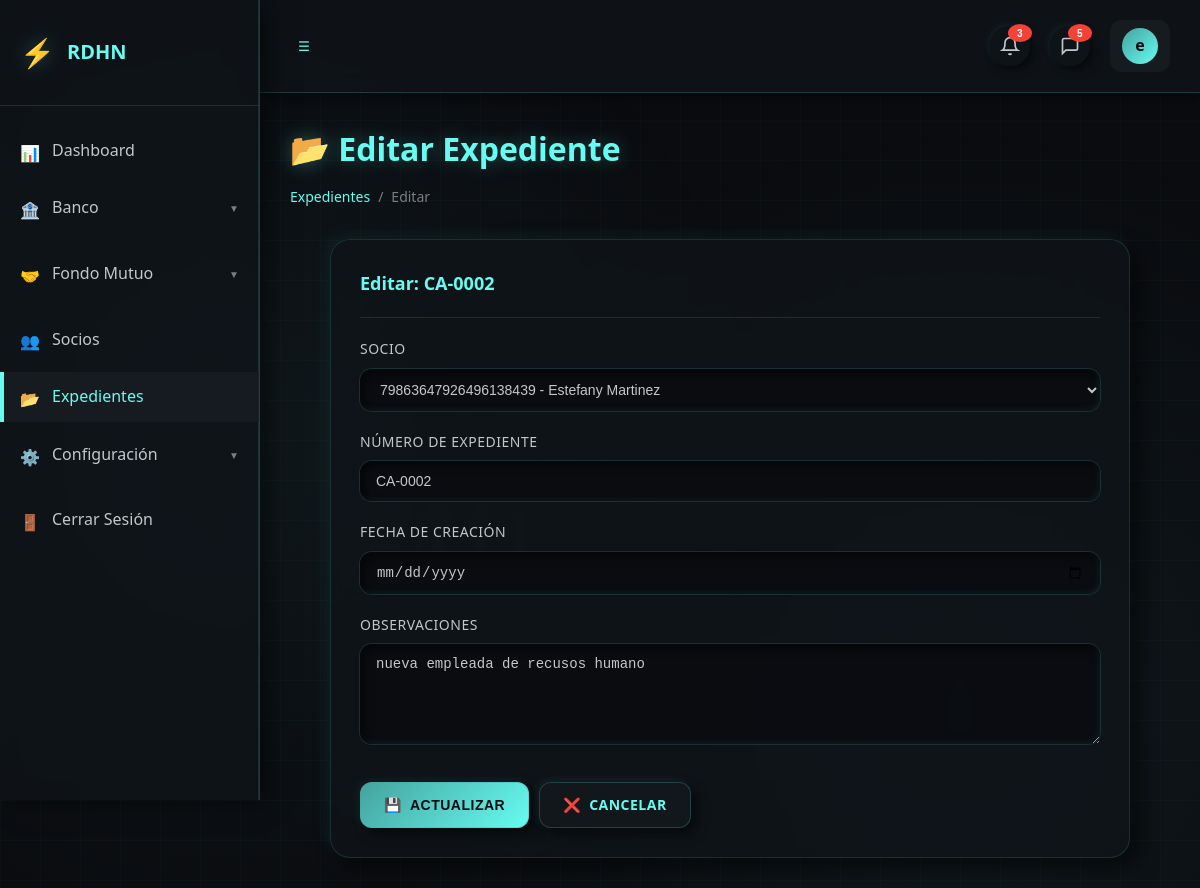
The app's page /expedientes/3/editar/ (signed in) with its own data.
### core/models.py (models this page shows, shortened)
class Usuario(AbstractBaseUser, PermissionsMixin):
    socio = models.OneToOneField(
        Socio,
        null=True,
        blank=True,
        on_delete=models.SET_NULL,
        related_name="usuario"
    )
    usuario = models.CharField(
        max_length=50,
        unique=True,
        db_index=True,
        validators=[
            RegexValidator(
                regex=r'^[a-zA-Z0-9_]{4,}$',
                message='Usuario debe tener al menos 4 caracteres alfanuméricos o guión bajo'
            )
        ]
    )
    email = models.EmailField(max_length=100, unique=True, db_index=True)
    password_updated_at = models.DateTimeField(null=True, blank=True)
    password_expira_dias = models.IntegerField(
        default=90,
        help_text="Días hasta que expire la contraseña",
        validators=[MinValueValidator(0)]
    )
    ultimo_acceso = models.DateTimeField(null=True, blank=True)
    intentos_fallidos = models.IntegerField(
        default=0,
        validators=[MinValueValidator(0)]
    )
    bloqueado_hasta = models.DateTimeField(null=True, blank=True, db_index=True)
    requiere_cambio_password = models.BooleanField(default=True)
    id_estado = models.ForeignKey(
        CatEstado,
        null=True,
        blank=True,
        on_delete=models.PROTECT,
        related_name='usuarios',
        limit_choices_to={'dominio': 'USUARIO'}
    )
    is_active = models.BooleanField(default=True, verbose_name="Activo")
    is_staff = models.BooleanField(default=False, verbose_name="Es staff")
    token_recuperacion = models.CharField(max_length=100, null=True, blank=True)
    token_expira = models.DateTimeField(null=True, blank=True)
    creado_en = models.DateTimeField(auto_now_add=True)
    actualizado_en = models.DateTimeField(auto_now=True)
    roles = models.ManyToManyField(
        Rol,
        through='UsuarioRol',
        through_fields=('usuario', 'rol'),
        related_name='usuarios',
        blank=True
    )
    groups = models.ManyToManyField(
        'auth.Group',
        verbose_name='grupos',
        blank=True,
        help_text='Los grupos a los que pertenece este usuario.',
        related_name='usuarios_custom',
        related_query_name='usuario_custom',
    )
    user_permissions = models.ManyToManyField(
        'auth.Permission',
        verbose_name='permisos de usuario',
        blank=True,
        help_text='Permisos específicos para este usuario.',
        related_name='usuarios_custom',
        related_query_name='usuario_custom',
    )
    two_factor_enabled = models.BooleanField(default=True, verbose_name="2FA Habilitado")
    two_factor_code = models.CharField(max_length=6, null=True, blank=True)
    two_factor_code_expira = models.DateTimeField(null=True, blank=True)
    USERNAME_FIELD = 'usuario'
    EMAIL_FIELD = 'email'
    REQUIRED_FIELDS = ['email']
    objects = UsuarioManager()
    class Meta:
        db_table = "USUARIOS"
        verbose_name = 'Usuario'
        verbose_name_plural = 'Usuarios'
        constraints = [
            models.CheckConstraint(
                check=Q(intentos_fallidos__gte=0),
                name="chk_intentos_no_negativo",
            ),
        ]
        indexes = [
            models.Index(fields=['usuario']),
            models.Index(fields=['email']),
            models.Index(fields=['is_active', 'is_staff']),
            models.Index(fields=['bloqueado_hasta']),
            models.Index(fields=['id_estado']),
        ]
    def get_short_name(self):
        if self.socio:
            return self.socio.primer_nombre
        return self.usuario

class Socio(models.Model):
    numero_socio = models.CharField(max_length=20, unique=True, db_index=True)
    primer_nombre = models.CharField(max_length=50)
    segundo_nombre = models.CharField(max_length=50, null=True, blank=True)
    primer_apellido = models.CharField(max_length=50)
    segundo_apellido = models.CharField(max_length=50, null=True, blank=True)
    identidad = models.CharField(
        max_length=15,  # Sin guiones, solo dígitos
        unique=True,
        db_index=True,
        validators=[
            RegexValidator(
                regex=r'^\d{13}$',
                message='La identidad debe tener exactamente 13 dígitos'
            )
        ]
    )
    direccion = models.TextField(null=True, blank=True)
    fecha_ingreso = models.DateField()
    fecha_egreso = models.DateField(null=True, blank=True)
    id_estado = models.ForeignKey(
        CatEstado,
        null=True,
        blank=True,
        on_delete=models.PROTECT,
        related_name='socios',
        limit_choices_to={'dominio': 'SOCIO'}
    )
    creado_en = models.DateTimeField(auto_now_add=True)
    actualizado_en = models.DateTimeField(auto_now=True)
    creado_por = models.ForeignKey(
        'Usuario',
        on_delete=models.PROTECT,
        related_name='socios_creados',
        null=True,
        blank=True
    )
    class Meta:
        db_table = "SOCIO"
        verbose_name = "Socio"
        verbose_name_plural = "Socios"
        constraints = [
            models.CheckConstraint(
                check=Q(fecha_egreso__isnull=True) | Q(fecha_egreso__gte=F("fecha_ingreso")),
                name="chk_socio_fecha_egreso_ge_ingreso",
            ),
        ]
        indexes = [
            models.Index(fields=["numero_socio"]),
            models.Index(fields=["identidad"]),
            models.Index(fields=["id_estado"]),
            models.Index(fields=["-fecha_ingreso"]),
        ]
    def __str__(self):
        return f"{self.numero_socio} - {self.primer_nombre} {self.primer_apellido}"

class ExpedienteDigital(models.Model):
    socio = models.OneToOneField(Socio, on_delete=models.CASCADE, related_name="expediente")
    numero_expediente = models.CharField(max_length=20, unique=True)
    fecha_creacion = models.DateField()
    observaciones = models.TextField(null=True, blank=True)
    creado_en = models.DateTimeField(auto_now_add=True)
    actualizado_en = models.DateTimeField(auto_now=True)
    class Meta:
        db_table = "EXPEDIENTE_DIGITAL"
        verbose_name = "Expediente Digital"
        verbose_name_plural = "Expedientes Digitales"

### core/views.py (the view)
# urls.py: path('expedientes/<int:pk>/editar/', views.expedientes_editar, name='expedientes_editar'),
@login_required
def expedientes_editar(request, pk):
    expediente = get_object_or_404(ExpedienteDigital, pk=pk)
    if request.method == 'POST':
        form = ExpedienteDigitalForm(request.POST, instance=expediente)
        if form.is_valid():
            form.save()
            messages.success(request, 'Expediente actualizado correctamente')
            return redirect('core:expedientes_listar')
    else:
        form = ExpedienteDigitalForm(instance=expediente)
    return render(request, 'core/expedientes/editar.html', {'form': form, 'expediente': expediente})

### core/forms.py
class ExpedienteDigitalForm(forms.ModelForm):
    class Meta:
        model = ExpedienteDigital
        fields = ['socio', 'numero_expediente', 'fecha_creacion', 'observaciones']
        widgets = {
            'socio': forms.Select(attrs={'class': 'form-select'}),
            'numero_expediente': forms.TextInput(attrs={'class': 'form-input', 'placeholder': 'Número de expediente'}),
            'fecha_creacion': forms.DateInput(attrs={'class': 'form-input', 'type': 'date'}),
            'observaciones': forms.Textarea(attrs={'class': 'form-textarea', 'rows': 4}),
        }

### core/templates/core/expedientes/editar.html (shortened to what this page needs)
{% extends 'core/base.html' %}
{% block content %}
<div class="content-header">
    <h1 class="content-title">📂 Editar Expediente</h1>
    <div class="breadcrumb">
        <span class="breadcrumb-item"><a href="{% url 'core:expedientes_listar' %}">Expedientes</a></span>
        <span class="breadcrumb-item">Editar</span>
    </div>
</div>
<div class="card" style="max-width: 800px; margin: 0 auto;">
    <div class="card-header">
        <h2 class="card-title">Editar: {{ expediente.numero_expediente }}</h2>
    </div>
    <div class="card-body">
        <form method="post">
            <div class="form-group">
                <label class="form-label">Socio</label>
                {{ form.socio }}
            </div>
            <div class="form-group">
                <label class="form-label">Número de Expediente</label>
                {{ form.numero_expediente }}
            </div>
            <div class="form-group">
                <label class="form-label">Fecha de Creación</label>
                {{ form.fecha_creacion }}
            </div>
            <div class="form-group">
                <label class="form-label">Observaciones</label>
                {{ form.observaciones }}
            </div>
            <div style="display: flex; gap: 10px; margin-top: 30px;">
                <button type="submit" class="btn btn-primary">
                    <span>💾</span> Actualizar
                </button>
                <a href="{% url 'core:expedientes_listar' %}" class="btn">
                    <span>❌</span> Cancelar
                </a>
            </div>
        </form>
    </div>
</div>
{% endblock %}

### core/templates/core/base.html (shortened to what this page needs)
<!DOCTYPE html>
<html lang="es">
<head>
    {% load static %}
    <link rel="stylesheet" href="{% static 'css/styles.css' %}">
</head>
<body>
    <div class="background"></div>
    <div class="layout">
        {% if user.is_authenticated %}
            <aside class="sidebar" id="sidebar">
                <div class="sidebar-header">
                    <span class="sidebar-logo">⚡</span>
                    <span class="sidebar-title">RDHN</span>
                </div>
                <nav>
                    <ul class="sidebar-menu">
                        <li class="sidebar-item">
                            <a href="{% url 'core:dashboard' %}" class="sidebar-link {% if request.resolver_match.url_name == 'dashboard' and request.resolver_match.app_name == 'core' %}active{% endif %}">
                                <span class="sidebar-icon">📊</span>
                                <span class="sidebar-text">Dashboard</span>
                            </a>
                        </li>
                        <li class="sidebar-item sidebar-dropdown">
                            <a href="#" class="sidebar-link {% if request.resolver_match.app_name == 'banco' %}active{% endif %}">
                                <span class="sidebar-icon">🏦</span>
                                <span class="sidebar-text">Banco</span>
                                <span class="sidebar-arrow">▼</span>
                            </a>
                        </li>
                        <li class="sidebar-item sidebar-dropdown">
                            <a href="#" class="sidebar-link {% if request.resolver_match.app_name == 'fondo_mutuo' %}active{% endif %}">
                                <span class="sidebar-icon">🤝</span>
                                <span class="sidebar-text">Fondo Mutuo</span>
                                <span class="sidebar-arrow">▼</span>
                            </a>
                        </li>
                        <li class="sidebar-item">
                            <a href="{% url 'core:socios_listar' %}" class="sidebar-link {% if 'socio' in request.path %}active{% endif %}">
                                <span class="sidebar-icon">👥</span>
                                <span class="sidebar-text">Socios</span>
                            </a>
                        </li>
                        <li class="sidebar-item">
                            <a href="{% url 'core:expedientes_listar' %}" class="sidebar-link {% if 'expediente' in request.path %}active{% endif %}">
                                <span class="sidebar-icon">📂</span>
                                <span class="sidebar-text">Expedientes</span>
                            </a>
                        </li>
                        <li class="sidebar-item sidebar-dropdown">
                            <a href="#" class="sidebar-link">
                                <span class="sidebar-icon">⚙️</span>
                                <span class="sidebar-text">Configuración</span>
                                <span class="sidebar-arrow">▼</span>
                            </a>
                        </li>
                        <li class="sidebar-item">
                            <a href="{% url 'core:logout' %}" class="sidebar-link">
                                <span class="sidebar-icon">🚪</span>
                                <span class="sidebar-text">Cerrar Sesión</span>
                            </a>
                        </li>
                    </ul>
                </nav>
            </aside>
            <div class="main-content">
                <header class="topbar">
                    <div class="topbar-left">
                       <button class="topbar-toggle" id="sidebarToggle">
                            <span>☰</span>
                        </button>
                    </div>
                    <div class="topbar-right">
                        <button class="topbar-icon-btn" id="notificationsBtn" aria-label="Notificaciones">
                            <svg width="20" height="20" viewBox="0 0 24 24" fill="none" stroke="currentColor" stroke-width="2">
                                <path d="M18 8A6 6 0 0 0 6 8c0 7-3 9-3 9h18s-3-2-3-9"></path>
                                <path d="M13.73 21a2 2 0 0 1-3.46 0"></path>
                            </svg>
                            <span class="badge badge-danger">3</span>
                        </button>
                        <button class="topbar-icon-btn" id="messagesBtn" aria-label="Mensajes">
                            <svg width="20" height="20" viewBox="0 0 24 24" fill="none" stroke="currentColor" stroke-width="2">
                                <path d="M21 15a2 2 0 0 1-2 2H7l-4 4V5a2 2 0 0 1 2-2h14a2 2 0 0 1 2 2z"></path>
                            </svg>
                            <span class="badge badge-primary">5</span>
                        </button>
                        <div class="topbar-user">
                            <div class="topbar-avatar">{{ user.get_short_name.0|default:"U" }}</div>
                        </div>
                    </div>
                </header>
                <main class="content">
                    {% block content %}{% endblock %}
                </main>
            </div>
        {% else %}
            {% block auth_content %}{% endblock %}
        {% endif %}
    </div>
</body>
</html>

### records on screen
Usuario: get_short_name.0 "e"
ExpedienteDigital: numero_expediente "CA-0002", socio "79863647926496138439 - Estefany Martinez", observaciones "nueva empleada de recusos humano"
